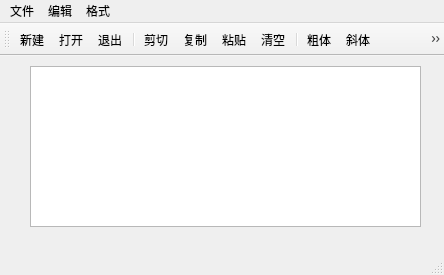
<?xml version="1.0" encoding="UTF-8"?>
<ui version="4.0">
 <class>QWMainWind</class>
 <widget class="QMainWindow" name="QWMainWind">
  <property name="geometry">
   <rect>
    <x>0</x>
    <y>0</y>
    <width>444</width>
    <height>275</height>
   </rect>
  </property>
  <property name="windowTitle">
   <string>QWMainWind</string>
  </property>
  <widget class="QWidget" name="centralWidget">
   <widget class="QTextEdit" name="txtEdit">
    <property name="geometry">
     <rect>
      <x>30</x>
      <y>10</y>
      <width>391</width>
      <height>161</height>
     </rect>
    </property>
   </widget>
  </widget>
  <widget class="QMenuBar" name="menuBar">
   <property name="geometry">
    <rect>
     <x>0</x>
     <y>0</y>
     <width>444</width>
     <height>23</height>
    </rect>
   </property>
   <widget class="QMenu" name="menu">
    <property name="title">
     <string>文件</string>
    </property>
    <addaction name="actNew"/>
    <addaction name="actOpen"/>
    <addaction name="actClose"/>
   </widget>
   <widget class="QMenu" name="menu_2">
    <property name="title">
     <string>编辑</string>
    </property>
    <addaction name="actCut"/>
    <addaction name="actCopy"/>
    <addaction name="actPaste"/>
    <addaction name="actClear"/>
   </widget>
   <widget class="QMenu" name="menu_3">
    <property name="title">
     <string>格式</string>
    </property>
    <addaction name="actFontBold"/>
    <addaction name="actFontItalic"/>
    <addaction name="actFontUnder"/>
    <addaction name="actToolbarLab"/>
   </widget>
   <addaction name="menu"/>
   <addaction name="menu_2"/>
   <addaction name="menu_3"/>
  </widget>
  <widget class="QToolBar" name="mainToolBar">
   <attribute name="toolBarArea">
    <enum>TopToolBarArea</enum>
   </attribute>
   <attribute name="toolBarBreak">
    <bool>false</bool>
   </attribute>
   <addaction name="actNew"/>
   <addaction name="actOpen"/>
   <addaction name="actClose"/>
   <addaction name="separator"/>
   <addaction name="actCut"/>
   <addaction name="actCopy"/>
   <addaction name="actPaste"/>
   <addaction name="actClear"/>
   <addaction name="separator"/>
   <addaction name="actFontBold"/>
   <addaction name="actFontItalic"/>
   <addaction name="actFontUnder"/>
   <addaction name="actToolbarLab"/>
  </widget>
  <widget class="QStatusBar" name="statusBar"/>
  <action name="actCut">
   <property name="icon">
    <iconset>
     <normaloff>images/cut.bmp</normaloff>images/cut.bmp</iconset>
   </property>
   <property name="text">
    <string>剪切</string>
   </property>
   <property name="toolTip">
    <string>剪切</string>
   </property>
   <property name="shortcut">
    <string>Ctrl+X</string>
   </property>
  </action>
  <action name="actCopy">
   <property name="icon">
    <iconset>
     <normaloff>images/120.bmp</normaloff>images/120.bmp</iconset>
   </property>
   <property name="text">
    <string>复制</string>
   </property>
   <property name="toolTip">
    <string>复制</string>
   </property>
   <property name="shortcut">
    <string>Ctrl+C</string>
   </property>
  </action>
  <action name="actPaste">
   <property name="icon">
    <iconset>
     <normaloff>images/paste.bmp</normaloff>images/paste.bmp</iconset>
   </property>
   <property name="text">
    <string>粘贴</string>
   </property>
   <property name="toolTip">
    <string>粘贴</string>
   </property>
   <property name="shortcut">
    <string>Ctrl+V</string>
   </property>
  </action>
  <action name="actFontBold">
   <property name="checkable">
    <bool>true</bool>
   </property>
   <property name="checked">
    <bool>false</bool>
   </property>
   <property name="icon">
    <iconset>
     <normaloff>images/BLD.BMP</normaloff>images/BLD.BMP</iconset>
   </property>
   <property name="text">
    <string>粗体</string>
   </property>
   <property name="toolTip">
    <string>粗体</string>
   </property>
  </action>
  <action name="actFontItalic">
   <property name="checkable">
    <bool>true</bool>
   </property>
   <property name="icon">
    <iconset>
     <normaloff>images/ITL.BMP</normaloff>images/ITL.BMP</iconset>
   </property>
   <property name="text">
    <string>斜体</string>
   </property>
   <property name="toolTip">
    <string>斜体</string>
   </property>
  </action>
  <action name="actFontUnder">
   <property name="checkable">
    <bool>true</bool>
   </property>
   <property name="icon">
    <iconset>
     <normaloff>images/WORDUNDR.BMP</normaloff>images/WORDUNDR.BMP</iconset>
   </property>
   <property name="text">
    <string>下划线</string>
   </property>
   <property name="toolTip">
    <string>下划线</string>
   </property>
  </action>
  <action name="actClose">
   <property name="icon">
    <iconset>
     <normaloff>images/exit.bmp</normaloff>images/exit.bmp</iconset>
   </property>
   <property name="text">
    <string>退出</string>
   </property>
   <property name="toolTip">
    <string>退出</string>
   </property>
  </action>
  <action name="actOpen">
   <property name="icon">
    <iconset>
     <normaloff>images/open3.bmp</normaloff>images/open3.bmp</iconset>
   </property>
   <property name="text">
    <string>打开</string>
   </property>
   <property name="toolTip">
    <string>打开</string>
   </property>
   <property name="shortcut">
    <string>Ctrl+O</string>
   </property>
  </action>
  <action name="actClear">
   <property name="icon">
    <iconset>
     <normaloff>images/103.bmp</normaloff>images/103.bmp</iconset>
   </property>
   <property name="text">
    <string>清空</string>
   </property>
   <property name="toolTip">
    <string>清空</string>
   </property>
  </action>
  <action name="actFont">
   <property name="icon">
    <iconset>
     <normaloff>images/20.ico</normaloff>images/20.ico</iconset>
   </property>
   <property name="text">
    <string>字体设置</string>
   </property>
   <property name="toolTip">
    <string>字体设置</string>
   </property>
  </action>
  <action name="actNew">
   <property name="icon">
    <iconset>
     <normaloff>images/new2.bmp</normaloff>images/new2.bmp</iconset>
   </property>
   <property name="text">
    <string>新建</string>
   </property>
   <property name="toolTip">
    <string>新建</string>
   </property>
  </action>
  <action name="actToolbarLab">
   <property name="checkable">
    <bool>true</bool>
   </property>
   <property name="icon">
    <iconset>
     <normaloff>images/430.bmp</normaloff>images/430.bmp</iconset>
   </property>
   <property name="text">
    <string>显示工具栏文字标签</string>
   </property>
   <property name="toolTip">
    <string>显示工具栏文字标签</string>
   </property>
  </action>
 </widget>
 <layoutdefault spacing="6" margin="11"/>
 <resources/>
 <connections>
  <connection>
   <sender>actClear</sender>
   <signal>triggered()</signal>
   <receiver>txtEdit</receiver>
   <slot>clear()</slot>
   <hints>
    <hint type="sourcelabel">
     <x>-1</x>
     <y>-1</y>
    </hint>
    <hint type="destinationlabel">
     <x>165</x>
     <y>152</y>
    </hint>
   </hints>
  </connection>
  <connection>
   <sender>actClose</sender>
   <signal>triggered()</signal>
   <receiver>QWMainWind</receiver>
   <slot>close()</slot>
   <hints>
    <hint type="sourcelabel">
     <x>-1</x>
     <y>-1</y>
    </hint>
    <hint type="destinationlabel">
     <x>199</x>
     <y>149</y>
    </hint>
   </hints>
  </connection>
  <connection>
   <sender>actCopy</sender>
   <signal>triggered()</signal>
   <receiver>txtEdit</receiver>
   <slot>copy()</slot>
   <hints>
    <hint type="sourcelabel">
     <x>-1</x>
     <y>-1</y>
    </hint>
    <hint type="destinationlabel">
     <x>165</x>
     <y>152</y>
    </hint>
   </hints>
  </connection>
  <connection>
   <sender>actPaste</sender>
   <signal>triggered()</signal>
   <receiver>txtEdit</receiver>
   <slot>paste()</slot>
   <hints>
    <hint type="sourcelabel">
     <x>-1</x>
     <y>-1</y>
    </hint>
    <hint type="destinationlabel">
     <x>165</x>
     <y>152</y>
    </hint>
   </hints>
  </connection>
  <connection>
   <sender>actCut</sender>
   <signal>triggered()</signal>
   <receiver>txtEdit</receiver>
   <slot>cut()</slot>
   <hints>
    <hint type="sourcelabel">
     <x>-1</x>
     <y>-1</y>
    </hint>
    <hint type="destinationlabel">
     <x>165</x>
     <y>152</y>
    </hint>
   </hints>
  </connection>
  <connection>
   <sender>actFontItalic</sender>
   <signal>triggered(bool)</signal>
   <receiver>txtEdit</receiver>
   <slot>setFontItalic(bool)</slot>
   <hints>
    <hint type="sourcelabel">
     <x>-1</x>
     <y>-1</y>
    </hint>
    <hint type="destinationlabel">
     <x>225</x>
     <y>137</y>
    </hint>
   </hints>
  </connection>
  <connection>
   <sender>actFontUnder</sender>
   <signal>triggered(bool)</signal>
   <receiver>txtEdit</receiver>
   <slot>setFontUnderline(bool)</slot>
   <hints>
    <hint type="sourcelabel">
     <x>-1</x>
     <y>-1</y>
    </hint>
    <hint type="destinationlabel">
     <x>225</x>
     <y>137</y>
    </hint>
   </hints>
  </connection>
 </connections>
</ui>
